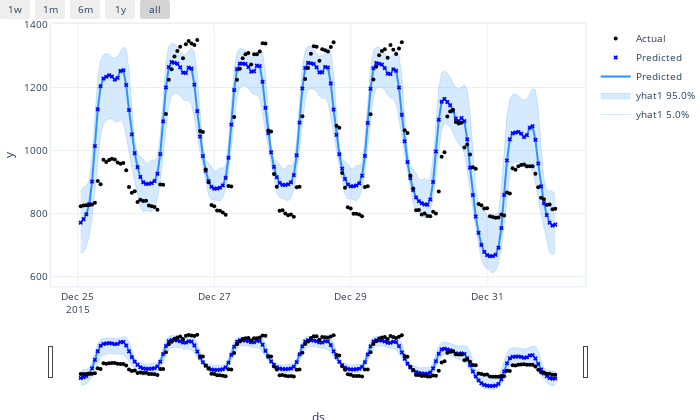

The code cell stored with this chart in its notebook:
### Markdown cell above
We can then plot the predicted intervals (5th, 50th and 95th percentile values) to compare the performance of the models. With the same quantile parameter, the complex model has a much narrower prediction interval comparing to the simple model.

### Code cell
# Date range shown in the plots (optional)
cutoff = 7 * 24
plotting_backend = "plotly"

# Plot the estimated value predicted with the base model
m1.highlight_nth_step_ahead_of_each_forecast(1).plot(forecast1[-cutoff:], plotting_backend=plotting_backend)

### Figure 1 — Plotly figure (JSON) as saved in the notebook; plotly's stock layout.template omitted (floating-point values rounded to 4 significant figures; data arrays with more than 128 entries replaced by an {"elided": "..."} marker saying what was removed)
{"data": [{"fillcolor": "rgba(45, 146, 255, 0.2)", "line": {"color": "rgba(45, 146, 255, 0.2)", "width": 1}, "mode": "lines", "name": "yhat1 5.0%", "type": "scatter", "x": {"elided": "168 str values"}, "y": {"elided": "168 float values"}}, {"fill": "tonexty", "fillcolor": "rgba(45, 146, 255, 0.2)", "line": {"color": "rgba(45, 146, 255, 0.2)", "width": 1}, "mode": "lines", "name": "yhat1 95.0%", "type": "scatter", "x": {"elided": "168 str values"}, "y": {"elided": "168 float values"}}, {"line": {"color": "#2d92ff", "width": 2}, "mode": "lines", "name": "Predicted", "type": "scatter", "x": {"elided": "168 str values"}, "y": {"elided": "168 float values"}}, {"marker": {"color": "blue", "size": 4, "symbol": "x"}, "mode": "markers", "name": "Predicted", "type": "scatter", "x": {"elided": "168 str values"}, "y": {"elided": "168 float values"}}, {"marker": {"color": "black", "size": 4}, "mode": "markers", "name": "Actual", "type": "scatter", "x": {"elided": "168 str values"}, "y": {"elided": "168 float values"}}], "layout": {"autosize": true, "font": {"size": 10}, "height": 420, "hovermode": "x unified", "margin": {"b": 0, "l": 0, "pad": 0, "r": 10, "t": 10}, "showlegend": true, "title": {"font": {"size": 12}}, "width": 700, "xaxis": {"linewidth": 1.5, "mirror": true, "rangeselector": {"buttons": [{"count": 7, "label": "1w", "step": "day", "stepmode": "backward"}, {"count": 1, "label": "1m", "step": "month", "stepmode": "backward"}, {"count": 6, "label": "6m", "step": "month", "stepmode": "backward"}, {"count": 1, "label": "1y", "step": "year", "stepmode": "backward"}, {"step": "all"}]}, "rangeslider": {"visible": true}, "showline": true, "title": {"text": "ds"}, "type": "date"}, "yaxis": {"linewidth": 1.5, "mirror": true, "showline": true, "title": {"text": "y"}}}}
